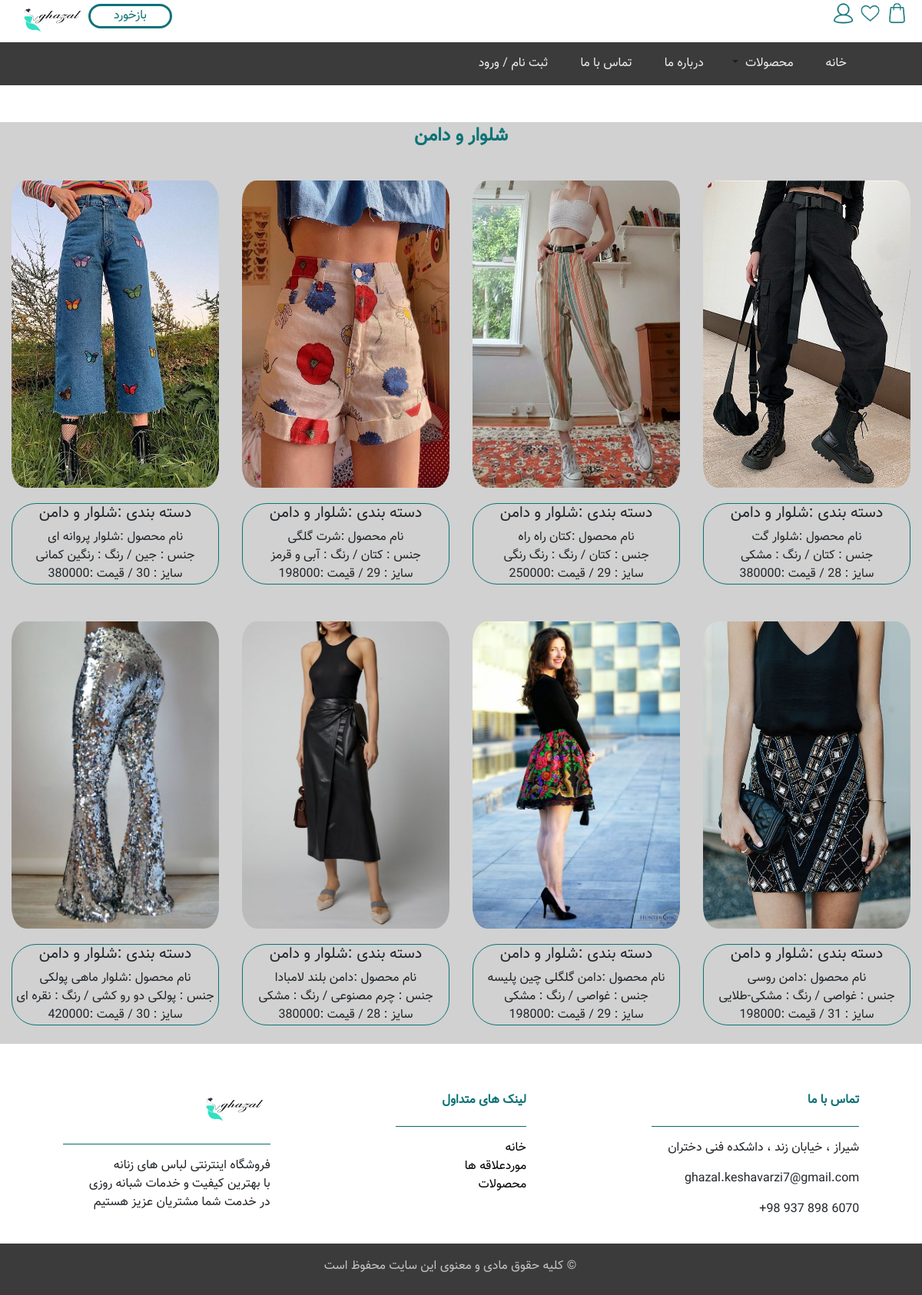
/product.php?cat=2, run on the app's committed database.
### tables this page shows
CREATE TABLE `product_cat` (
  `id` int(11) NOT NULL,
  `title` varchar(255) NOT NULL
);

CREATE TABLE `products` (
  `id` int(11) NOT NULL,
  `id_cat` int(11) NOT NULL,
  `name` varchar(255) NOT NULL,
  `price` varchar(255) NOT NULL,
  `size` varchar(255) NOT NULL,
  `material` varchar(255) NOT NULL,
  `color` varchar(255) NOT NULL,
  `picture` varchar(255) NOT NULL
);

### product.php (the view, shortened to what this page needs)
<!DOCTYPE html>
<html lang="fa" dir="rtl">
<head>
  <link rel="stylesheet" media="screen" href="css/main.css" />
  <link rel="stylesheet" href=".//css/bootstrap/css/bootstrap-rtl.min.css" />
</head>
<body>
  <?php
  $mysqli = new mysqli("localhost", "root", "", "my-db");
  ?>
  <div class="container-fluid">
    <div class="row ">
      <div class="col-4 ">
        <a class="fr nav-link iconcolor " href="product.php"><img class="icons " src="./icons/shop.png" alt="shop" /></a>
        <a class="fr nav-link iconcolor " href="favorite.php"><img class="icons  " src="icons/heart.png" alt="favorites" /></a>
        <a class="fr nav-link iconcolor " href="login.php"><img class="icons " src="icons/human.png" alt="login" /></a>
      </div>
      <div class="col-8">
        <img class="fl" src="icons/logo.png" alt="logo" />
        <a href="feedback.php">
          <button class="feedback form-inline ">
            بازخورد
          </button>
        </a>
      </div>
    </div>
  </div>
  <nav class="navbar navbar-expand-sm  navbar-light mb-3 sticky-top ">
    <div class="container">
      <div class="collapse navbar-collapse" id="hum1">
        <ul class="navbar-nav mr-auto">
          <li class="nav-item ">
            <a class="nav-link " href="index.php"><span class="bgcolormenu1 bgcolormenu">خانه</span></a>
          </li>
          <li class="nav-item dropdown ">
            <a href="product.php" class="nav-link dropdown-toggle " data-toggle="dropdown"><span class="bgcolormenu1 bgcolormenu">محصولات</span></a>
              <?php
              $sql = "SELECT * FROM `product_cat`";
              ?>
          </li>
          <li class="nav-item ">
            <a class="nav-link " href="about.php"><span class="bgcolormenu1 bgcolormenu">درباره ما</span> </a>
          </li>
          <li class="nav-item ">
            <a class="nav-link" href="contact.php"><span class="bgcolormenu1 bgcolormenu">تماس با ما</span></a>
          </li>
          <li class="nav-item">
            <a class="nav-link" href="login.php"><span class="bgcolormenu1 bgcolormenu">ثبت نام / ورود</span></a>
          </li>
        </ul>
      </div>
    </div>
  </nav>
  <?php
  $cat = 0;
  if (!empty($_GET["cat"]))
    $cat = ($_GET["cat"]);
  if ($cat != 0) {
    $sql = "SELECT * FROM `product_cat` where id=$cat";
  } else {
    $sql = "SELECT * FROM `product_cat`";
  }
  if ($result = $mysqli->query($sql)) {
    while ($row = $result->fetch_row()) {
  ?>
      <div class="container-fluid productdiv mt-5 mb-5">
        <p class="textindex"><?php echo $row[1]; ?></p>
        <div class="row">
          <?php
          $sqlProduct = "SELECT p.id, p.name, p.size, p.price, p.material, p.color, p.picture FROM `products` as p where p.id_cat=$row[0]";
          if ($resultProduct = $mysqli->query($sqlProduct)) {
            while ($Product = $resultProduct->fetch_row()) {
          ?>
              <div class="img-fluid col-sm-12 col-md-6 col-lg-3 mb-4 mt-4">
                <div class=" containerpro">
                  <img src="upload/<?php echo $Product[6]; ?>" alt="Avatar" class="gallery">
                </div>
                <div class="protext">
                  <h5> دسته بندی :<?php echo $row[1]; ?></h5>
                  نام محصول :<?php echo $Product[1]; ?><br>
                  جنس : <?php echo $Product[4]; ?> /
                  رنگ : <?php echo $Product[5]; ?> <br>
                  سایز : <?php echo $Product[2]; ?> /
                  قیمت :<?php echo $Product[3]; ?>
                </div>
              </div>
          <?php
            }
          }
          ?>
        </div>
      </div>
  <?php
    }
  }
  ?>
  <footer class="container-fluid ">
    <div class="row text-center text-md-right mt-3 pb-3 ">
      <div class="col-md-4 col-lg-3 col-xl-3 mx-auto mt-3 bgalign">
        <h6 class="text-uppercase mb-4 font-weight-bold  footcoler">تماس با ما</h6>
        <hr>
        <p class="fas fa-home mr-3"> شیراز ، خیابان زند ، داشکده فنی دختران</p>
        <p class="fas fa-envelope mr-3"> ghazal.keshavarzi7@gmail.com</p>
        <p class="fas fa-phone mr-3"> 6070 898 937 98+</p>
      </div>
      <div class="col-md-2 col-lg-2 col-xl-2 mx-auto mt-3 bgalign">
        <h6 class="text-uppercase mb-4 font-weight-bold footcoler">لینک های متداول</h6>
        <hr>
        <div>
          <a href="index.php" class="ftAcolor">خانه</a>
          <br>
          <a href="favorite.php" class="ftAcolor">موردعلاقه ها</a>
          <br>
          <a href="product.php" class="ftAcolor">محصولات</a>
        </div>
      </div>
      <div class="col-md-3 col-lg-3 col-xl-3 mx-auto mt-3 bgalign">
        <img class="footimg" src="./icons/logo.png" alt="logo">
        <hr>
        <p>فروشگاه اینترنتی لباس های زنانه<br>با بهترین کیفیت و خدمات شبانه روزی <br>در خدمت شما مشتریان عزیز هستیم</p>
      </div>
    </div>
    <div class="row d-flex align-items-center bgfoot">
      <div class="col-md-7 col-lg-8">
        <h6 class="text-lg-right text-md-center foottext ">
          © کلیه حقوق مادی و معنوی این سایت محفوظ است
        </h6>
      </div>
    </div>
  </footer>
</body>
</html>

### css/main.css (style rules this page uses)
body { font-family: "Vazir" !important; }
.foottext { color: #c5c4c4; text-align: center !important; }
.footcoler { color: #0d7377; }
.ftAcolor { color: black; }
.footimg { width: 100px; height: 50px; margin: 0px; }
.fl { float: left; display: inline-block; margin-top: 5px; width: 100px; height: 50px; }
.fr { float: right !important; display: inline-block !important; padding: 0 !important; margin: 0 !important; }
a { text-decoration: none; }
nav { background-color: #3b3b3b; }
.bgcolormenu1 { color: #eeeeee; padding: 5px; width: 100%; direction: rtl; }
.iconcolor { display: inline; margin: 0; padding: 0; }
.icons { width: 35px; height: 35px; }
.feedback { background-color: white; border: solid #0d7377; color: #0d7377; border-radius: 2em; padding-left: 30px; padding-right: 30px; text-decoration: none; float: left; display: inline-block; margin-top: 5px; }
h6 { direction: rtl; color: #0d7377; }
hr { background-color: #0d7377; border-style: solid; border-width: 5px; height: 100%; }
.bgalign { text-align: right; }
.bgfoot { background-color: #3b3b3b; color: #eeeeee; margin: 0px; padding: 20px; }
.textindex { text-align: center; color: #0d7377; font-weight: bold; font-size: x-large; }
.productdiv { background-color: #d1d1d1; }
.gallery { width: 100%; height: 400px; border-radius: 7%; position: relative; display: block; }
.containerpro { position: relative; width: 100%; max-width: 400px; }
.protext { text-align:center !important; margin-top: 20px; border: 1px; border-style: solid; border-color: #0d7377; border-radius: 2em; }
body { background: #222D32; font-family: 'Roboto', sans-serif; }

### data on the page
product_cat: title "شلوار و دامن"
products: picture (picture), id_cat.title "شلوار و دامن", name "شلوار گت", material "کتان", color "مشکی", size "28", price "380000"
products: picture (picture), id_cat.title "شلوار و دامن", name "کتان راه راه", material "کتان", color "رنگ رنگی", size "29", price "250000"
products: picture (picture), id_cat.title "شلوار و دامن", name "شرت گلگی", material "کتان", color "آبی و قرمز", size "29", price "198000"
products: picture (picture), id_cat.title "شلوار و دامن", name "شلوار پروانه ای", material "جین", color "رنگین کمانی", size "30", price "380000"
products: picture (picture), id_cat.title "شلوار و دامن", name "دامن روسی", material "غواصی", color "مشکی-طلایی", size "31", price "198000"
products: picture (picture), id_cat.title "شلوار و دامن", name "دامن گلگلی چین پلیسه", material "غواصی", color "مشکی", size "29", price "198000"
products: picture (picture), id_cat.title "شلوار و دامن", name "دامن بلند لامبادا", material "چرم مصنوعی", color "مشکی", size "28", price "380000"
products: picture (picture), id_cat.title "شلوار و دامن", name "شلوار ماهی پولکی", material "پولکی دو رو کشی", color "نقره ای", size "30", price "420000"
